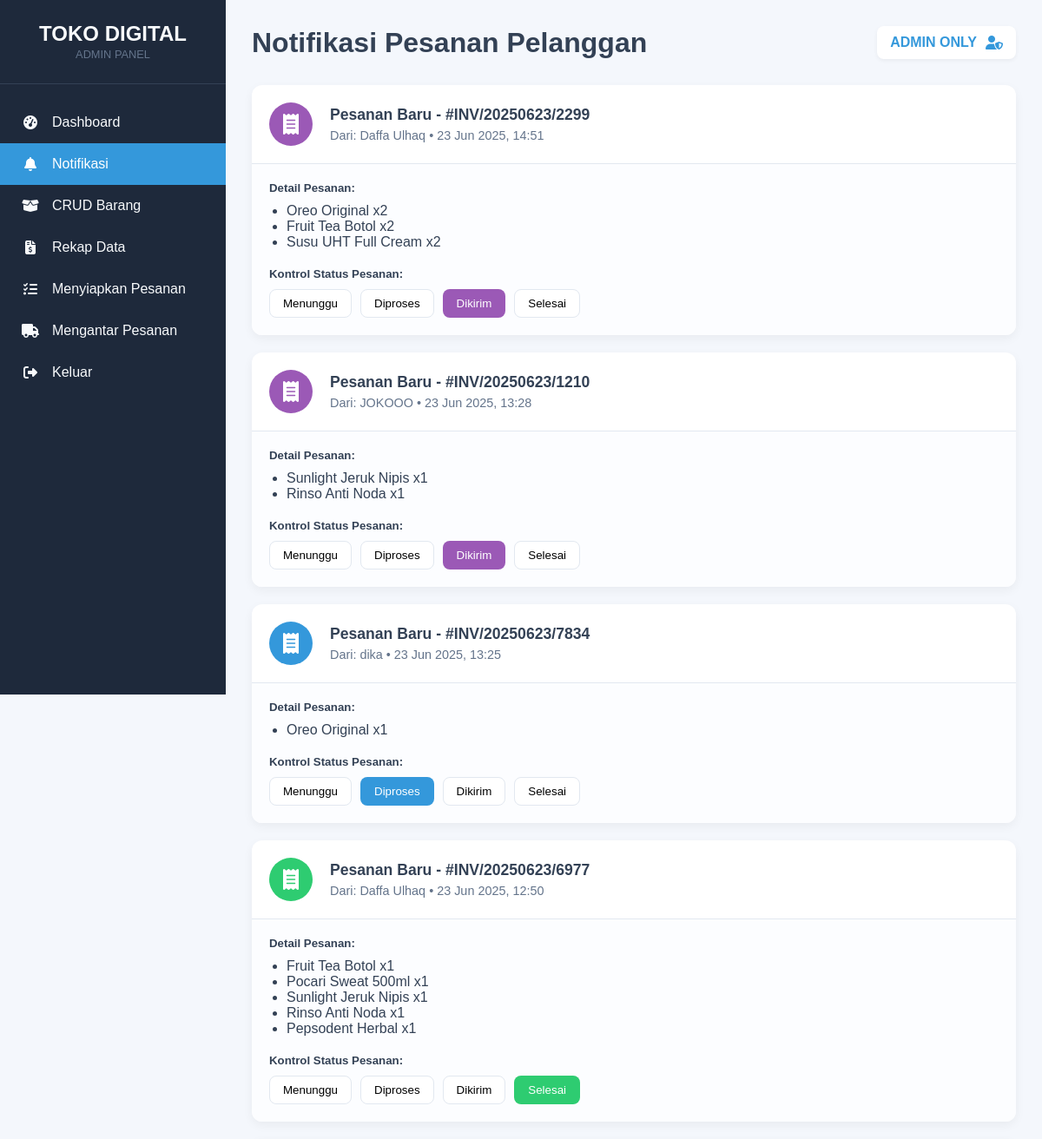
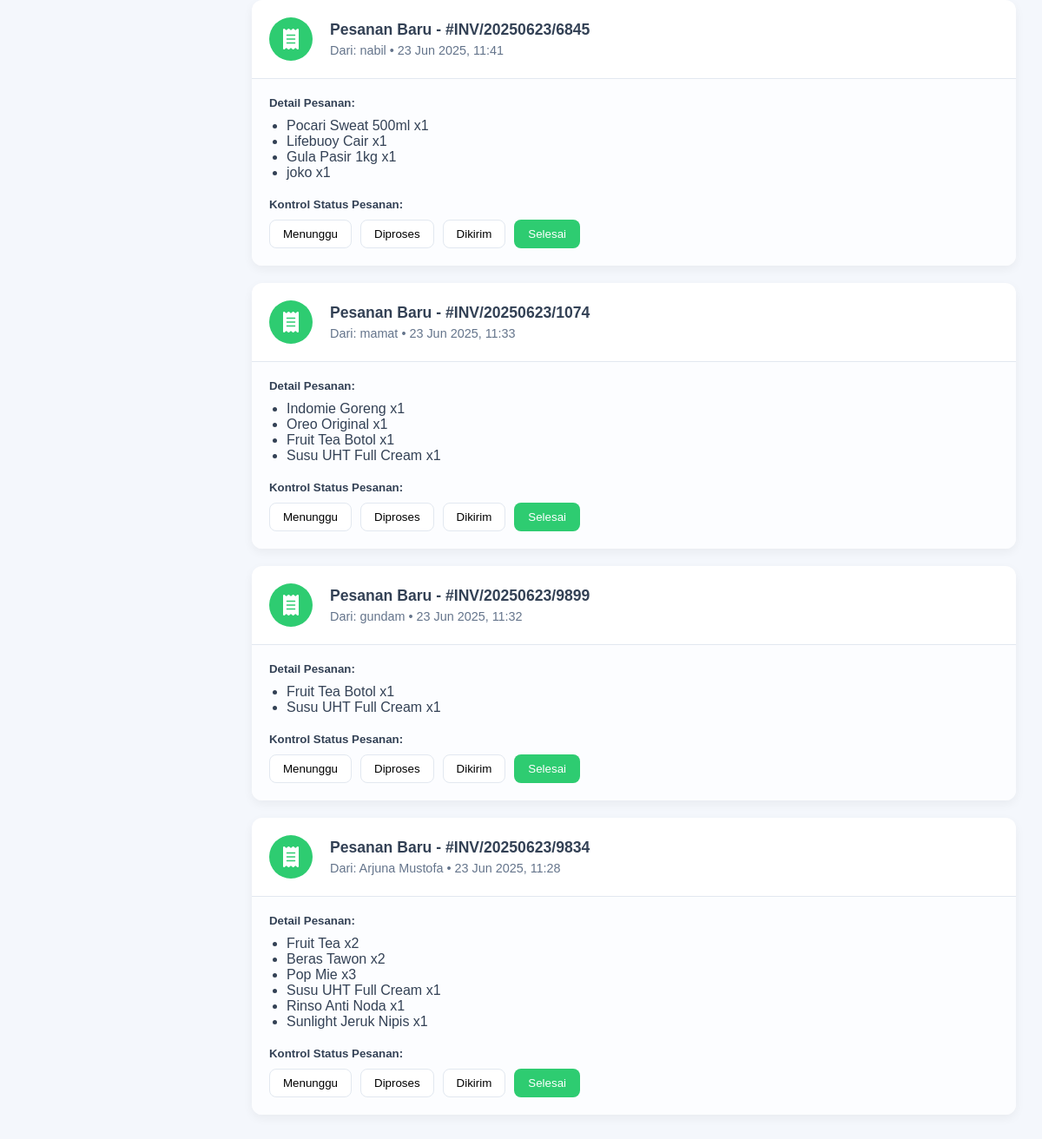
Page /admin_notifikasi.php on the committed database (2 pictures, top to bottom).
### tables this page shows
CREATE TABLE `orders` (
  `id` int(11) NOT NULL,
  `no_transaksi` varchar(100) NOT NULL,
  `user_id` int(11) DEFAULT NULL,
  `customer_name` varchar(255) NOT NULL,
  `customer_address` text NOT NULL,
  `total_bayar` int(11) NOT NULL,
  `kode_bayar` varchar(100) NOT NULL,
  `status` enum('pending','processing','ready_for_delivery','shipped','completed','cancelled') NOT NULL DEFAULT 'pending',
  `tanggal` timestamp NOT NULL DEFAULT current_timestamp()
);

### admin_notifikasi.php (the view, shortened to what this page needs)
<?php require_once 'koneksi.php'; ?>
<!DOCTYPE html>
<html lang="id">
<head>
    <link rel="stylesheet" href="admin-style.css">
    <link rel="stylesheet" href="https://cdnjs.cloudflare.com/ajax/libs/font-awesome/6.5.1/css/all.min.css">
</head>
<body>
    <div class="admin-layout">
        <aside class="sidebar">
            <div class="sidebar-header"><h2>TOKO DIGITAL</h2><span>ADMIN PANEL</span></div>
            <nav class="sidebar-nav">
                <ul>
                    <li><a href="admin.php"><i class="fas fa-tachometer-alt"></i> <span>Dashboard</span></a></li>
                    <li class="active"><a href="admin_notifikasi.php"><i class="fas fa-bell"></i> <span>Notifikasi</span></a></li>
                    <li><a href="admin_crud.php"><i class="fas fa-box-open"></i> <span>CRUD Barang</span></a></li>
                    <li><a href="admin_rekap.php"><i class="fas fa-file-invoice-dollar"></i> <span>Rekap Data</span></a></li>
                    <li><a href="admin_menyiapkan.php"><i class="fas fa-tasks"></i> <span>Menyiapkan Pesanan</span></a></li>
                    <li><a href="admin_mengantar.php"><i class="fas fa-truck"></i> <span>Mengantar Pesanan</span></a></li>
                    <li><a href="index.php"><i class="fas fa-sign-out-alt"></i> <span>Keluar</span></a></li>
                </ul>
            </nav>
        </aside>
        <main class="main-content">
            <header class="main-header">
                <h1>Notifikasi Pesanan Pelanggan</h1>
                <div class="admin-profile"><span>ADMIN ONLY</span><i class="fas fa-user-shield"></i></div>
            </header>
            <section class="order-list">
                <?php
                $query_orders = "SELECT * FROM orders ORDER BY tanggal DESC";
                $result_orders = mysqli_query($koneksi, $query_orders);
                if (mysqli_num_rows($result_orders) > 0):
                    while($order = mysqli_fetch_assoc($result_orders)):
                        $items_query = "SELECT * FROM order_items WHERE order_id = " . $order['id'];
                        $items_result = mysqli_query($koneksi, $items_query);
                        $items = [];
                        while($item_row = mysqli_fetch_assoc($items_result)) {
                            $items[] = $item_row['product_name'] . ' x' . $item_row['quantity'];
                        }
                ?>
                <div class="order-card">
                    <div class="order-header">
                        <div class="order-indicator status-<?php echo $order['status']; ?>">
                            <i class="fas fa-receipt"></i>
                        </div>
                        <div class="order-info">
                            <h4>Pesanan Baru - #<?php echo $order['no_transaksi']; ?></h4>
                            <p>Dari: <?php echo htmlspecialchars($order['customer_name']); ?> &bull; <?php echo date('d M Y, H:i', strtotime($order['tanggal'])); ?></p>
                        </div>
                    </div>
                    <div class="order-body">
                        <h5>Detail Pesanan:</h5>
                        <ul><?php foreach($items as $item): ?><li><?php echo $item; ?></li><?php endforeach; ?></ul>
                        <h5>Kontrol Status Pesanan:</h5>
                        <div class="status-controls">
                            <form action="update_status.php" method="POST">
                                <button type="submit" class="status-btn pending <?php if($order['status'] == 'pending') echo 'active'; ?>">Menunggu</button>
                            </form>
                             <form action="update_status.php" method="POST">
                                <button type="submit" class="status-btn processing <?php if($order['status'] == 'processing') echo 'active'; ?>">Diproses</button>
                            </form>
                            <form action="update_status.php" method="POST">
                                <button type="submit" class="status-btn shipped <?php if($order['status'] == 'shipped') echo 'active'; ?>">Dikirim</button>
                            </form>
                             <form action="update_status.php" method="POST">
                                <button type="submit" class="status-btn completed <?php if($order['status'] == 'completed') echo 'active'; ?>">Selesai</button>
                            </form>
                        </div>
                    </div>
                </div>
                <?php endwhile; else: ?>
                    <p>Belum ada pesanan yang masuk.</p>
                <?php endif; ?>
            </section>
        </main>
    </div>
</body>
</html>

### admin-style.css (style rules this page uses)
:root { --bg-main: #f4f7fc; --bg-sidebar: #1e293b; --text-light: #f8fafc; --text-dark: #334155; --text-muted: #64748b; --border-color: #e2e8f0; --primary-blue: #3498db; --green: #2ecc71; --orange: #f39c12; --red: #e74c3c; --purple: #9b59b6; }
body { margin: 0; font-family: 'Poppins', sans-serif; background-color: var(--bg-main); color: var(--text-dark); }
.admin-layout { display: flex; }
.sidebar { width: 260px; background-color: var(--bg-sidebar); color: var(--text-light); height: 100vh; position: fixed; top: 0; left: 0; display: flex; flex-direction: column; }
.sidebar-header { padding: 25px; text-align: center; border-bottom: 1px solid #334155; }
.sidebar-header h2 { margin: 0; font-size: 1.5rem; }
.sidebar-header span { font-size: 0.8rem; color: var(--text-muted); }
.sidebar-nav ul { list-style: none; padding: 20px 0; margin: 0; }
.sidebar-nav li a { display: flex; align-items: center; gap: 15px; padding: 15px 25px; color: var(--text-light); text-decoration: none; font-weight: 500; transition: background-color 0.3s ease, color 0.3s ease; }
.sidebar-nav li a:hover, .sidebar-nav li.active a { background-color: var(--primary-blue); color: #fff; }
.sidebar-nav li a i { width: 20px; text-align: center; }
.main-content { margin-left: 260px; padding: 30px; width: calc(100% - 260px); box-sizing: border-box; }
.main-header { display: flex; justify-content: space-between; align-items: center; margin-bottom: 30px; }
.main-header h1 { margin: 0; font-size: 2rem; }
.date-info, .admin-profile { display: flex; align-items: center; gap: 10px; background-color: #fff; padding: 10px 15px; border-radius: 8px; box-shadow: 0 2px 5px rgba(0,0,0,0.05); }
.admin-profile { font-weight: 600; color: var(--primary-blue); }
.order-list { display: flex; flex-direction: column; gap: 20px; }
.order-card { background-color: #fff; border-radius: 12px; box-shadow: 0 4px 12px rgba(0,0,0,0.05); overflow: hidden; }
.order-header { display: flex; align-items: center; gap: 20px; padding: 20px; border-bottom: 1px solid var(--border-color); }
.order-indicator { width: 50px; height: 50px; border-radius: 50%; display: flex; align-items: center; justify-content: center; color: #fff; font-size: 1.5rem; flex-shrink: 0; }
.order-info h4 { margin: 0 0 5px 0; font-size: 1.1rem; }
.order-info p { margin: 0; color: var(--text-muted); font-size: 0.9rem; }
.order-body { padding: 20px; background-color: #fcfdff; }
.order-body h5 { margin-top: 0; margin-bottom: 10px; font-weight: 600; }
.order-body ul { list-style: disc; margin: 0 0 20px 20px; padding: 0; }
.status-controls { display: flex; gap: 10px; flex-wrap: wrap; }
.status-btn { padding: 8px 15px; border: 1px solid var(--border-color); background-color: #fff; border-radius: 8px; cursor: pointer; font-weight: 500; transition: all 0.2s ease-in-out; }
.status-btn.active, .status-btn:hover { color: #fff; border-color: transparent; }
.status-processing, .status-btn.processing.active, .status-btn.processing:hover { background-color: var(--primary-blue); }
.status-shipped, .status-btn.shipped.active, .status-btn.shipped:hover { background-color: var(--purple); }
.status-completed, .status-btn.completed.active, .status-btn.completed:hover { background-color: var(--green); }

### rows in the picture
orders: no_transaksi "INV/20250623/2299", customer_name "Daffa Ulhaq", tanggal "23 Jun 2025, 14:51", item "Oreo Original x2", item "Fruit Tea Botol x2", item "Susu UHT Full Cream x2"
orders: no_transaksi "INV/20250623/1210", customer_name "JOKOOO", tanggal "23 Jun 2025, 13:28", item "Sunlight Jeruk Nipis x1", item "Rinso Anti Noda x1"
orders: no_transaksi "INV/20250623/7834", customer_name "dika", tanggal "23 Jun 2025, 13:25", item "Oreo Original x1"
orders: no_transaksi "INV/20250623/6977", customer_name "Daffa Ulhaq", tanggal "23 Jun 2025, 12:50", item "Fruit Tea Botol x1", item "Pocari Sweat 500ml x1", item "Sunlight Jeruk Nipis x1", item "Rinso Anti Noda x1", item "Pepsodent Herbal x1"
orders: no_transaksi "INV/20250623/6845", customer_name "nabil", tanggal "23 Jun 2025, 11:41", item "Pocari Sweat 500ml x1", item "Lifebuoy Cair x1", item "Gula Pasir 1kg x1", item "joko x1"
orders: no_transaksi "INV/20250623/1074", customer_name "mamat", tanggal "23 Jun 2025, 11:33", item "Indomie Goreng x1", item "Oreo Original x1", item "Fruit Tea Botol x1", item "Susu UHT Full Cream x1"
orders: no_transaksi "INV/20250623/9899", customer_name "gundam", tanggal "23 Jun 2025, 11:32", item "Fruit Tea Botol x1", item "Susu UHT Full Cream x1"
orders: no_transaksi "INV/20250623/9834", customer_name "Arjuna Mustofa", tanggal "23 Jun 2025, 11:28", item "Fruit Tea x2", item "Beras Tawon x2", item "Pop Mie x3", item "Susu UHT Full Cream x1", item "Rinso Anti Noda x1", item "Sunlight Jeruk Nipis x1"
